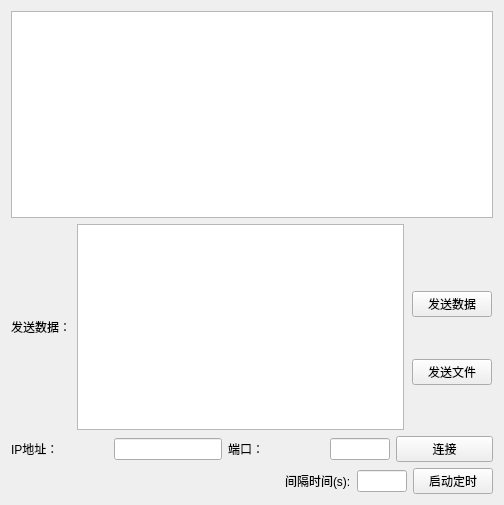
<?xml version="1.0" encoding="UTF-8"?>
<ui version="4.0">
 <class>MainWindow</class>
 <widget class="QMainWindow" name="MainWindow">
  <property name="geometry">
   <rect>
    <x>0</x>
    <y>0</y>
    <width>504</width>
    <height>505</height>
   </rect>
  </property>
  <property name="windowTitle">
   <string>MainWindow</string>
  </property>
  <widget class="QWidget" name="centralWidget">
   <layout class="QVBoxLayout" name="verticalLayout">
    <item>
     <widget class="QTextEdit" name="textEdit"/>
    </item>
    <item>
     <layout class="QHBoxLayout" name="horizontalLayout">
      <item>
       <widget class="QLabel" name="label">
        <property name="text">
         <string>发送数据：</string>
        </property>
       </widget>
      </item>
      <item>
       <widget class="QTextEdit" name="txtData"/>
      </item>
      <item>
       <layout class="QVBoxLayout" name="verticalLayout_2">
        <property name="spacing">
         <number>1</number>
        </property>
        <property name="sizeConstraint">
         <enum>QLayout::SetDefaultConstraint</enum>
        </property>
        <property name="leftMargin">
         <number>2</number>
        </property>
        <property name="topMargin">
         <number>26</number>
        </property>
        <property name="rightMargin">
         <number>1</number>
        </property>
        <property name="bottomMargin">
         <number>3</number>
        </property>
        <item>
         <widget class="QPushButton" name="pushSent">
          <property name="text">
           <string>发送数据</string>
          </property>
         </widget>
        </item>
        <item>
         <widget class="QPushButton" name="SendFileBtn">
          <property name="text">
           <string>发送文件</string>
          </property>
         </widget>
        </item>
       </layout>
      </item>
     </layout>
    </item>
    <item>
     <layout class="QHBoxLayout" name="horizontalLayout_2">
      <item>
       <widget class="QLabel" name="label_2">
        <property name="text">
         <string>IP地址：</string>
        </property>
       </widget>
      </item>
      <item>
       <widget class="QLineEdit" name="txtIp">
        <property name="sizePolicy">
         <sizepolicy hsizetype="Preferred" vsizetype="Fixed">
          <horstretch>0</horstretch>
          <verstretch>0</verstretch>
         </sizepolicy>
        </property>
        <property name="echoMode">
         <enum>QLineEdit::Normal</enum>
        </property>
       </widget>
      </item>
      <item>
       <widget class="QLabel" name="label_3">
        <property name="text">
         <string>端口：</string>
        </property>
       </widget>
      </item>
      <item>
       <widget class="QLineEdit" name="txtPort">
        <property name="sizePolicy">
         <sizepolicy hsizetype="Ignored" vsizetype="Fixed">
          <horstretch>0</horstretch>
          <verstretch>0</verstretch>
         </sizepolicy>
        </property>
        <property name="minimumSize">
         <size>
          <width>60</width>
          <height>0</height>
         </size>
        </property>
        <property name="maximumSize">
         <size>
          <width>60</width>
          <height>16777215</height>
         </size>
        </property>
       </widget>
      </item>
      <item>
       <widget class="QPushButton" name="pushConnect">
        <property name="text">
         <string>连接</string>
        </property>
       </widget>
      </item>
     </layout>
    </item>
    <item>
     <layout class="QHBoxLayout" name="horizontalLayout_3">
      <item>
       <spacer name="horizontalSpacer">
        <property name="orientation">
         <enum>Qt::Horizontal</enum>
        </property>
        <property name="sizeHint" stdset="0">
         <size>
          <width>188</width>
          <height>18</height>
         </size>
        </property>
       </spacer>
      </item>
      <item>
       <widget class="QLabel" name="label_4">
        <property name="text">
         <string>间隔时间(s):</string>
        </property>
       </widget>
      </item>
      <item>
       <widget class="QLineEdit" name="lineEdit">
        <property name="sizePolicy">
         <sizepolicy hsizetype="Ignored" vsizetype="Fixed">
          <horstretch>50</horstretch>
          <verstretch>20</verstretch>
         </sizepolicy>
        </property>
        <property name="minimumSize">
         <size>
          <width>50</width>
          <height>0</height>
         </size>
        </property>
        <property name="maximumSize">
         <size>
          <width>50</width>
          <height>16777215</height>
         </size>
        </property>
       </widget>
      </item>
      <item>
       <widget class="QPushButton" name="timeBut">
        <property name="text">
         <string>启动定时</string>
        </property>
       </widget>
      </item>
     </layout>
    </item>
   </layout>
  </widget>
 </widget>
 <layoutdefault spacing="6" margin="11"/>
 <resources/>
 <connections/>
</ui>
